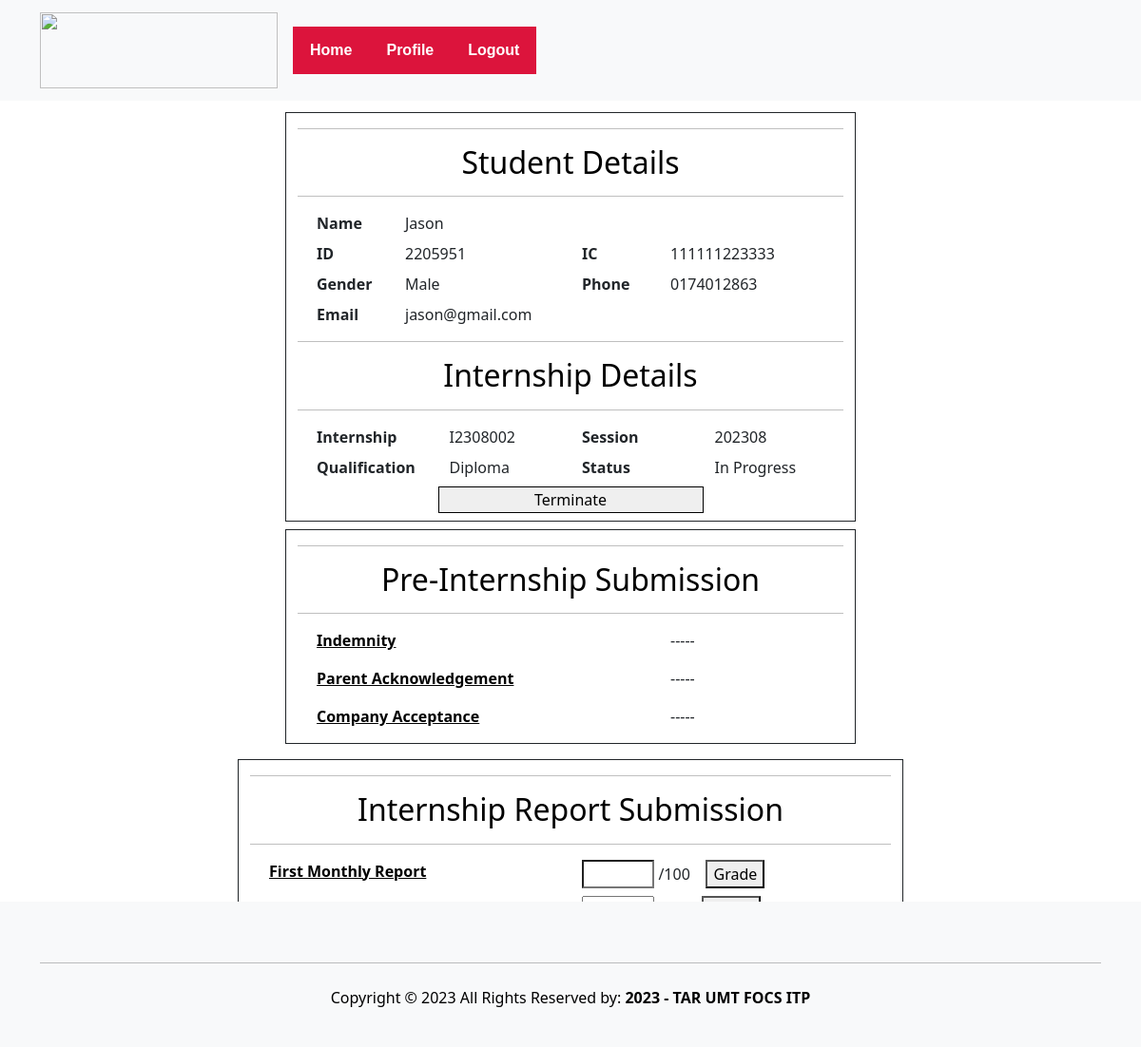
Page /supervisor/StudentDetail.php?StudID=2205951 on the committed database.
### tables this page shows
CREATE TABLE `internship` (
  `internshipID` varchar(10) NOT NULL,
  `studID` varchar(10) DEFAULT NULL,
  `sessionID` varchar(10) DEFAULT NULL,
  `indemnity` varchar(100) DEFAULT NULL,
  `indemnityStatus` enum('Accepted','Rejected','Pending','Missing') DEFAULT NULL,
  `parentAcknowledgement` varchar(100) DEFAULT NULL,
  `parentAcknowledgementStatus` enum('Accepted','Rejected','Pending','Missing') DEFAULT NULL,
  `companyAcceptance` varchar(100) DEFAULT NULL,
  `companyAcceptanceStatus` enum('Accepted','Rejected','Pending','Missing') DEFAULT NULL,
  `monthlyReport1` varchar(100) DEFAULT NULL,
  `monthlyReport1Grade` int(11) DEFAULT NULL,
  `monthlyReport2` varchar(100) DEFAULT NULL,
  `monthlyReport2Grade` int(11) DEFAULT NULL,
  `monthlyReport3` varchar(100) DEFAULT NULL,
  `monthlyReport3Grade` int(11) DEFAULT NULL,
  `evaluationReport` varchar(100) DEFAULT NULL,
  `evaluationReportGrade` int(11) DEFAULT NULL,
  `finalGrade` int(11) DEFAULT NULL,
  `internshipStatus` enum('In Progress','Completed','Suspended','Terminated') DEFAULT NULL
);

CREATE TABLE `student` (
  `studID` varchar(10) NOT NULL,
  `studName` varchar(50) DEFAULT NULL,
  `studEmail` varchar(50) DEFAULT NULL,
  `studIC` varchar(12) DEFAULT NULL,
  `studGender` enum('Male','Female','Other') DEFAULT NULL,
  `studPhoneNo` varchar(15) DEFAULT NULL,
  `studPassword` varchar(50) DEFAULT NULL,
  `studQualification` enum('Diploma','Degree') DEFAULT NULL
);

CREATE TABLE `session` (
  `sessionID` varchar(10) NOT NULL,
  `startMonthYear` date DEFAULT NULL,
  `endMonthYear` date DEFAULT NULL,
  `qualification` enum('Diploma','Degree') DEFAULT NULL
);

### supervisor/StudentDetail.php (the view, shortened to what the rows shown need)
<!DOCTYPE html>
<html>
<?php
include 'staffHeader.php';
if (isset($_GET['StudID'])) {
    $studID = $_GET['StudID'];
}
require '../student/connect.php';
if ($con->connect_error) {
    throw new Exception("Connection failed: " . $con->connect_error);
} else {
    $sql = "SELECT * FROM student Stud, internship I, session Ses
            WHERE Stud.studID = I.studID
            AND I.sessionID = Ses.sessionID
            AND Stud.studID = " . $studID;
    $result = $con->query($sql);
    if ($result->num_rows === 1) {
        $row = $result->fetch_assoc();
        $ID = $row['studID'];
        $IC = $row['studIC'];
        $Name = $row['studName'];
        $email = $row['studEmail'];
        $gender = $row['studGender'];
        $phone = $row['studPhoneNo'];
        $qualification = $row['studQualification'];
        $sessionID = $row['sessionID'];
        $internshipID = $row['internshipID'];
        $internshipStatus = $row['internshipStatus'];
    }
}
?>
<div class="container">
    <div class="row my-2 mx-auto">
        <div style="width:600px;" class="border border-dark my-1 mx-auto col-md-4 col-lg-12">
            <div class="justify-content-md-center">
                <h2 class="text-black text-center">Student Details</h2>
                <div class="m-2 row">
                    <div class="col-9">
                        <label id="lblName">
                            <?= $Name; ?>
                        </label>
                    </div>
                </div>
                <div class="m-2 row">
                    <div class="col-4">
                        <label id="lblID">
                            <?= $ID; ?>
                        </label>
                    </div>
                    <div class="col-4">
                        <label id="lblIC">
                            <?= $IC; ?>
                        </label>
                    </div>
                </div>
                <div class="m-2 row">
                    <div class="col-4">
                        <label id="lblGender">
                            <?= $gender; ?>
                        </label>
                    </div>
                    <div class="col-4">
                        <label id="lblPhoneNo">
                            <?= $phone; ?>
                        </label>
                    </div>
                </div>
                <div class="m-2 row">
                    <div class="col-4 text-right">
                        <label id="lblEmail">
                            <?= $email; ?>
                        </label>
                    </div>
                </div>
                <h2 class="text-black text-center">Internship Details</h2>
                <div class="m-2 row">
                    <div class="col-3">
                        <label id=" lblInternshipID" data-internship-id="<?= $internshipID ?>">
                            <?= $internshipID ?>
                        </label>
                    </div>
                    <div class="col-3">
                        <label id=" lblSession">
                            <?= $sessionID ?>
                        </label>
                    </div>
                </div>
                <div class="m-2 row">
                    <div class="col-3 ">
                        <label id="lblQualification">
                            <?= $qualification ?>
                        </label>
                    </div>
                    <div class="col-3 ">
                        <label id="lblInternshipStatus">
                            <?= $internshipStatus ?>
                        </label>
                    </div>
                </div>
            </div>
        </div>
        <div style="width:600px;" class="justify-content-md-center border border-dark my-1 mx-auto col-md-4 col-lg-12">
            <h2 class="text-black text-center">Pre-Internship Submission</h2>
        </div>
    </div>
    <div class="row my-2 mx-auto">
        <div style="width:700px;"
            class="justify-content-md-center border border-dark my-1 mx-auto col-sm-6 col-md-6 col-lg-12">
            <h2 class="text-black text-center">Internship Report Submission</h2>
        </div>
    </div>
</div>
<?php
include 'staffFooter.php';
?>

### rows in the picture
internship: studID.studName "Jason", studID "2205951", studID.studIC "111111223333", studID.studGender "Male", studID.studPhoneNo "0174012863", studID.studEmail "jason@gmail.com", internshipID "I2308002", sessionID.sessionID "202308", studID.studQualification "Diploma", internshipStatus "In Progress"
